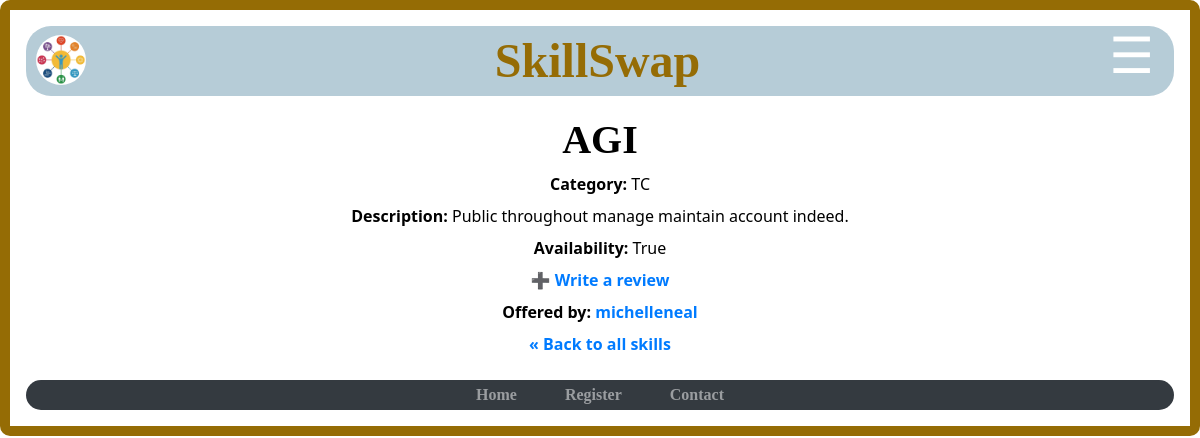
Screenshot of /browse/user/michelleneal/AGI/ with the database file from the repository.
### skills/models.py (models this page shows, shortened)
class AddSkills(models.Model):
    user = models.ForeignKey(User, on_delete=models.CASCADE, related_name='userOffer')
    created = models.DateTimeField(auto_now_add=True)
    title = models.CharField(max_length=100)
    category = models.CharField(max_length=2, choices=CATEGORIES, default='OT')
    availability = models.BooleanField()
    location = models.CharField(max_length=100)
    description = models.TextField(max_length=200) # very big, please make it look better
    average_rating = models.FloatField(default=0.0)
    slug = models.SlugField(blank=True)

### browse/views.py (the view)
# urls.py: path('user/<str:username>/', skill_view, name='skills_by_user'),
def skill_view(request, username=None, skill_name=None):
    user = get_object_or_404(User, username=username)
    skills_qs = AddSkills.objects.filter(user=user)
    if skill_name:
        skill = get_object_or_404(skills_qs, title=skill_name)
        return render(request, 'browse/skill_detail.html', {
            'user': user,
            'skill': skill,
        })
    else:
        return render(request, 'browse/skills_by_user.html',{
            'user': user,
            'skills': skills_qs,
        })

### templates/browse/skill_detail.html (shortened to what this page needs)
{% extends 'base.html' %}
{% block body-block %}
<h1>{{ skill.title }}</h1>
<p><strong>Category:</strong> {{ skill.category }}</p>
<p><strong>Description:</strong> {{ skill.description }}</p>
<p><strong>Availability:</strong> {{ skill.availability }}</p>
<p><strong><a class="add-review-btn" href="{% url 'reviewsapp:add_review' user.username skill.pk skill.title|urlencode  %}">➕ Write a review</a>
<br>
<p>Offered by: <a href={% url 'browse:skills_by_user' username=user.username %}>{{ user.username }}</a></p>
<p><a href="{% url 'browse:browse' %}">« Back to all skills</a></p>
{% endblock %}

### static/index.css (style rules this page uses)
*, *::before, *::after { box-sizing: border-box; margin: 0; padding: 0; }
:root { --brand-gold: rgb(149, 108, 5); --brand-light: rgb(185, 239, 248); --brand-dark: rgb(38, 23, 48); --font-base: 'Segoe UI', Tahoma, Geneva, Verdana, sans-serif; --font-heading: 'Segoe UI', Tahoma, Geneva, Verdana, sans-serif; --transition-speed: 0.2s; }
html { font-size: 16px; }
body { font-family: var(--font-base); color: #000; text-align: center; padding: 1rem; border: 0.625rem solid var(--brand-gold); border-radius: 10px; }
h1, h2, h3, h6 { font-family: var(--font-heading); font-weight: bold; margin: 0.5rem 0; }
p { margin: 0.5rem 0; }
p { font-family: 'Segoe UI', Tahoma, 'Geneva', Verdana, sans-serif; color: #000; }
h1, h2,h3, h6 { font-family:fantasy; font-weight: bold; }

### rows the page displays
AddSkills: title "AGI", category "TC", description "Public throughout manage maintain account indeed.", availability "True"

### other values shown
{{ user.username }} "michelleneal"
